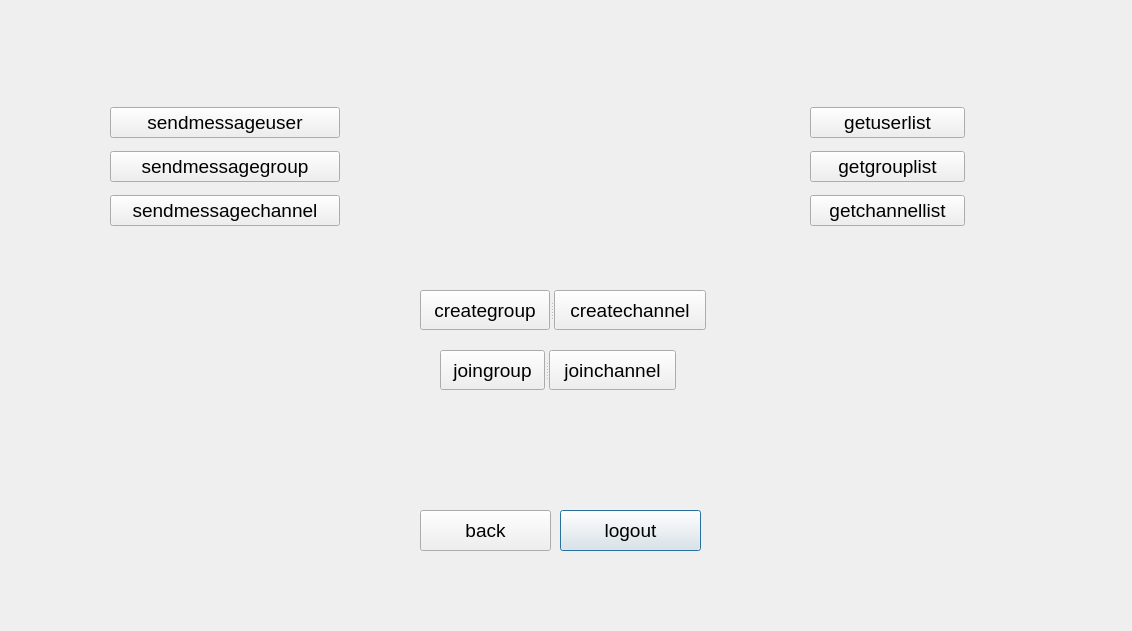
<?xml version="1.0" encoding="UTF-8"?>
<ui version="4.0">
 <class>menu_Dialog</class>
 <widget class="QDialog" name="menu_Dialog">
  <property name="geometry">
   <rect>
    <x>0</x>
    <y>0</y>
    <width>1132</width>
    <height>631</height>
   </rect>
  </property>
  <property name="windowTitle">
   <string>Dialog</string>
  </property>
  <property name="styleSheet">
   <string notr="true">background-image: url(:/Source/@metawalls.jpg);</string>
  </property>
  <widget class="QPushButton" name="logout_pushButton">
   <property name="geometry">
    <rect>
     <x>560</x>
     <y>510</y>
     <width>141</width>
     <height>41</height>
    </rect>
   </property>
   <property name="font">
    <font>
     <pointsize>14</pointsize>
    </font>
   </property>
   <property name="text">
    <string>logout</string>
   </property>
  </widget>
  <widget class="QPushButton" name="pushButton">
   <property name="geometry">
    <rect>
     <x>420</x>
     <y>510</y>
     <width>131</width>
     <height>41</height>
    </rect>
   </property>
   <property name="font">
    <font>
     <pointsize>14</pointsize>
    </font>
   </property>
   <property name="text">
    <string>back</string>
   </property>
  </widget>
  <widget class="QSplitter" name="splitter">
   <property name="geometry">
    <rect>
     <x>440</x>
     <y>350</y>
     <width>236</width>
     <height>40</height>
    </rect>
   </property>
   <property name="orientation">
    <enum>Qt::Horizontal</enum>
   </property>
   <widget class="QPushButton" name="joingroup_pushButton">
    <property name="font">
     <font>
      <pointsize>14</pointsize>
     </font>
    </property>
    <property name="text">
     <string>joingroup</string>
    </property>
   </widget>
   <widget class="QPushButton" name="joinchannel_pushButton">
    <property name="font">
     <font>
      <pointsize>14</pointsize>
     </font>
    </property>
    <property name="text">
     <string>joinchannel</string>
    </property>
   </widget>
  </widget>
  <widget class="QSplitter" name="splitter_2">
   <property name="geometry">
    <rect>
     <x>420</x>
     <y>290</y>
     <width>286</width>
     <height>40</height>
    </rect>
   </property>
   <property name="orientation">
    <enum>Qt::Horizontal</enum>
   </property>
   <widget class="QPushButton" name="creategroup_pushButton">
    <property name="font">
     <font>
      <pointsize>14</pointsize>
     </font>
    </property>
    <property name="text">
     <string>creategroup</string>
    </property>
   </widget>
   <widget class="QPushButton" name="createchannel_pushButton">
    <property name="font">
     <font>
      <pointsize>14</pointsize>
     </font>
    </property>
    <property name="text">
     <string>createchannel</string>
    </property>
   </widget>
  </widget>
  <widget class="QWidget" name="">
   <property name="geometry">
    <rect>
     <x>110</x>
     <y>100</y>
     <width>230</width>
     <height>136</height>
    </rect>
   </property>
   <layout class="QGridLayout" name="gridLayout_2">
    <item row="0" column="0">
     <widget class="QPushButton" name="SMS_user_pushButton">
      <property name="font">
       <font>
        <pointsize>14</pointsize>
       </font>
      </property>
      <property name="text">
       <string>sendmessageuser</string>
      </property>
     </widget>
    </item>
    <item row="1" column="0">
     <widget class="QPushButton" name="SMS_group_pushButton">
      <property name="font">
       <font>
        <pointsize>14</pointsize>
       </font>
      </property>
      <property name="text">
       <string>sendmessagegroup</string>
      </property>
     </widget>
    </item>
    <item row="2" column="0">
     <widget class="QPushButton" name="SMS_channel_pushButton">
      <property name="font">
       <font>
        <pointsize>14</pointsize>
       </font>
      </property>
      <property name="text">
       <string>sendmessagechannel</string>
      </property>
     </widget>
    </item>
   </layout>
  </widget>
  <widget class="QWidget" name="">
   <property name="geometry">
    <rect>
     <x>810</x>
     <y>100</y>
     <width>155</width>
     <height>136</height>
    </rect>
   </property>
   <layout class="QGridLayout" name="gridLayout">
    <item row="0" column="0">
     <widget class="QPushButton" name="getuserlist_pushButton">
      <property name="font">
       <font>
        <pointsize>14</pointsize>
       </font>
      </property>
      <property name="text">
       <string>getuserlist</string>
      </property>
     </widget>
    </item>
    <item row="1" column="0">
     <widget class="QPushButton" name="getgrouplist_pushButton">
      <property name="font">
       <font>
        <pointsize>14</pointsize>
       </font>
      </property>
      <property name="text">
       <string>getgrouplist</string>
      </property>
     </widget>
    </item>
    <item row="2" column="0">
     <widget class="QPushButton" name="getchannellist_pushButton">
      <property name="font">
       <font>
        <pointsize>14</pointsize>
       </font>
      </property>
      <property name="text">
       <string>getchannellist</string>
      </property>
     </widget>
    </item>
   </layout>
  </widget>
 </widget>
 <resources/>
 <connections/>
</ui>
